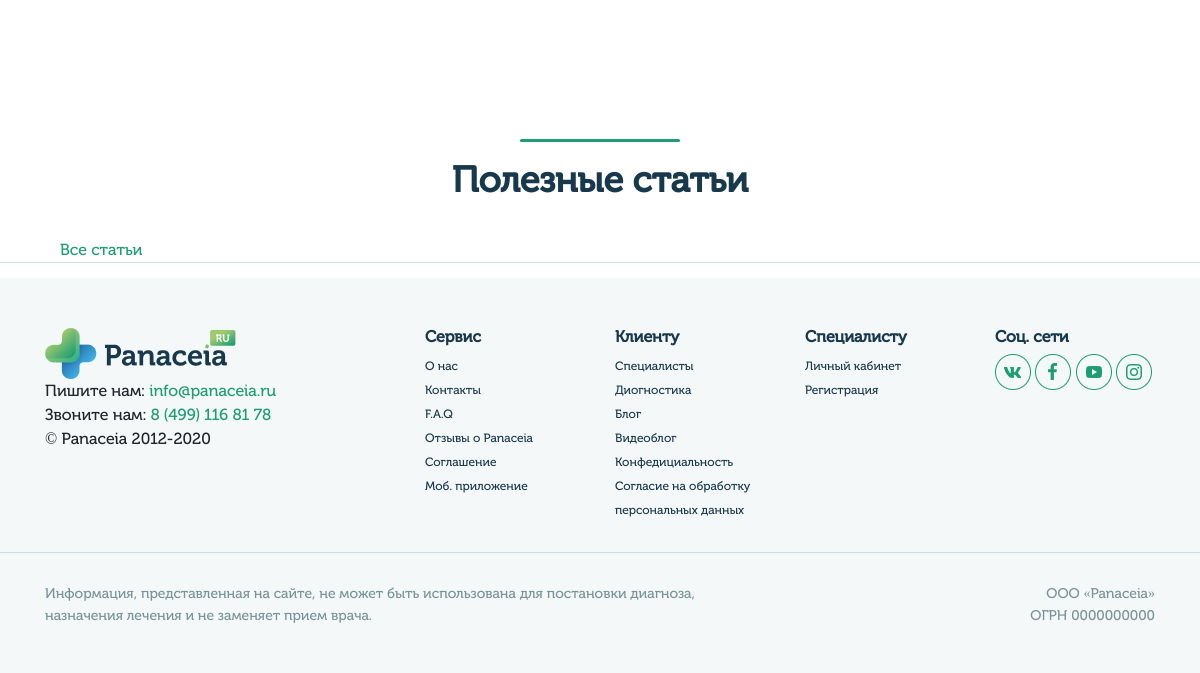
Before: /profile/ (lower part) with the older database file.
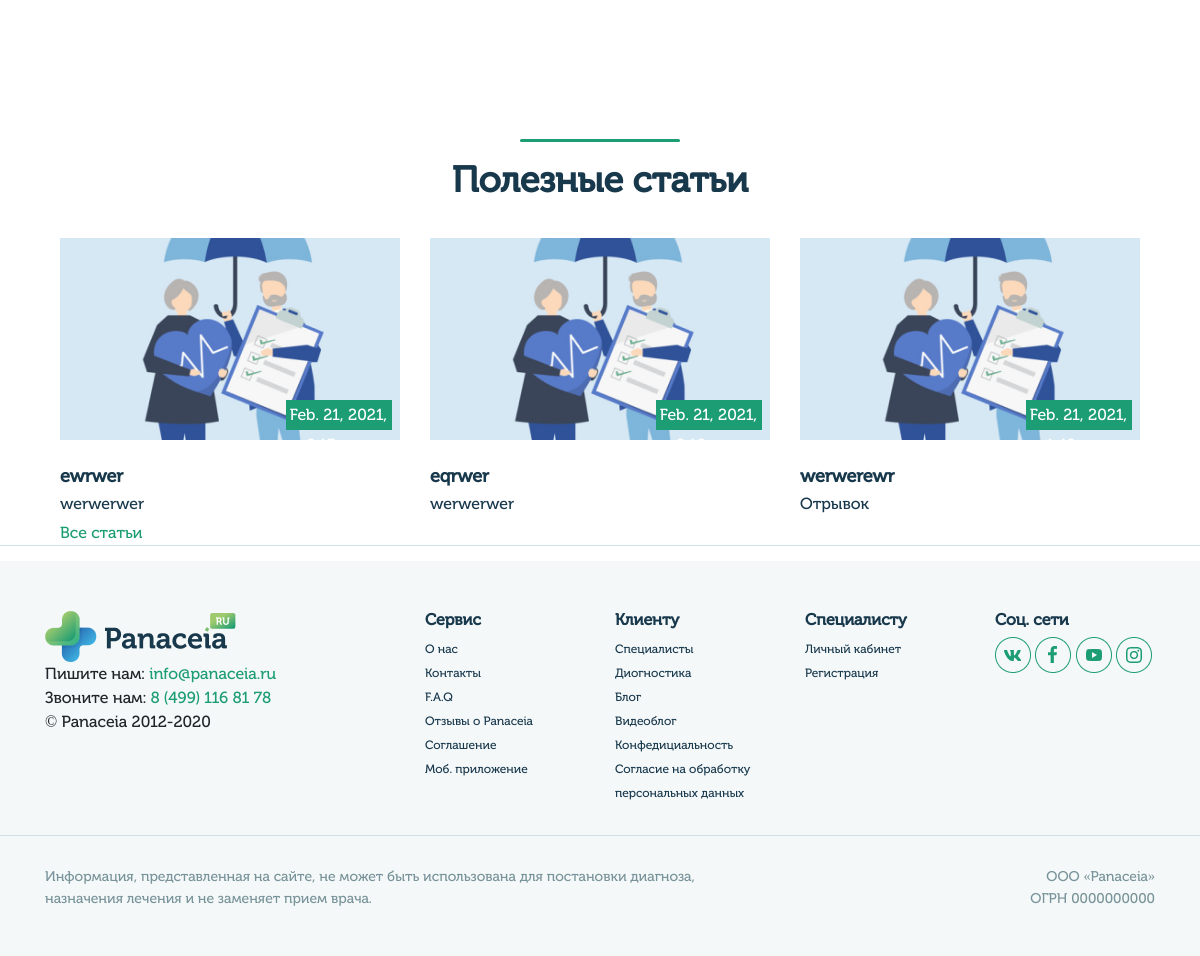
After: the same page with the newer database file.
### blog/models.py (models this page shows, shortened)
class Article(models.Model):
    title = models.CharField(blank=True, max_length=100, verbose_name='Заголовок')
    slug = models.SlugField(blank=True, max_length=100, unique=True)
    text = HTMLField(blank=True, max_length=10000, verbose_name='Текст')
    preview = models.TextField(blank=True, max_length=500, verbose_name='Отрывок')
    image = models.ImageField(blank=True, upload_to='images/blog', verbose_name='Изображение')
    date = models.DateTimeField(default=timezone.now, verbose_name='Дата')
    user = models.IntegerField(blank=True, verbose_name='Автор', default=1)
    status_list = [
        ('new', 'Новая'),
        ('review', 'Рассмотрение'),
        ('success', 'Одобрено'),
        ('reject', 'Отказ'),
        ('archive', 'Архив'),
    ]
    status = models.CharField(blank=True, null=True, max_length=11, choices=status_list, verbose_name='Статус')
    class Meta:
        verbose_name = 'Статья'
        verbose_name_plural = 'Статьи'

### userprofile/views.py (the view)
# urls.py: path('', views.home_view, name='home'),
def home_view(request):
    specialty_list = SpecialtyList.objects.all()
    articles = Article.objects.filter(status='success').order_by('id').reverse()[:3]
    data = {
        'specialty_list': specialty_list,
        'articles': articles
    }
    return render(request, 'home.html', data)

### templates/home.html (shortened to what the changed rows need)
{% load static %}
<!DOCTYPE html HTML PUBLIC "-//W3C//DTD HTML 4.01//EN">
<html>
<head>
    <link rel="stylesheet" href="{% static 'css/style.css' %}">
    <link rel="stylesheet" href="{% static 'css/bootstrap.min.css' %}" >
    <link rel="stylesheet" href="{% static 'css/jquery-ui.css' %}" >
    <link rel="stylesheet" href="{% static 'css/jquery-customselect.css' %}" >
    <link rel="stylesheet" href="{% static 'css/sp-style.css' %}" >
</head>
<body>
    {% block content %}
    <div class="questions">
        <div class="container">
            <div class="articles">
                <div class="container">
                    <div class="row">
                        {% for article in articles %}
                            <div class="col-4">
                                <a href="{% url 'blog_detail' slug=article.slug %}" class="image-article">
                                    {% if article.image.url != '' %}
                                        <img src="{{ article.image.url }}" alt=""><br>
                                    {% else %}
                                        <img src="{% static 'img/article.png' %}" alt=""><br>
                                    {% endif %}
                                    <div class="date-articles">
                                        {{ article.date }}
                                    </div>
                                    <h5>{{ article.title }}</h5>
                                    <h6>{{ article.preview }}</h6>
                                </a>
                            </div>
                        {% endfor %}
                    </div>
                </div>
            </div>
        </div>
    </div>
    {% endblock %}
</body>
</html>

Changed rows visible on the page:
now on this page (row edited): Article: date "Feb. 21, 2021, 2:13 a.m.", title "ewrwer", preview "werwerwer"
now on this page (row edited): Article: date "Feb. 21, 2021, 2:10 a.m.", title "eqrwer", preview "werwerwer"
now on this page (row edited): Article: date "Feb. 21, 2021, 1:42 a.m.", title "werwerewr", preview "Отрывок"
